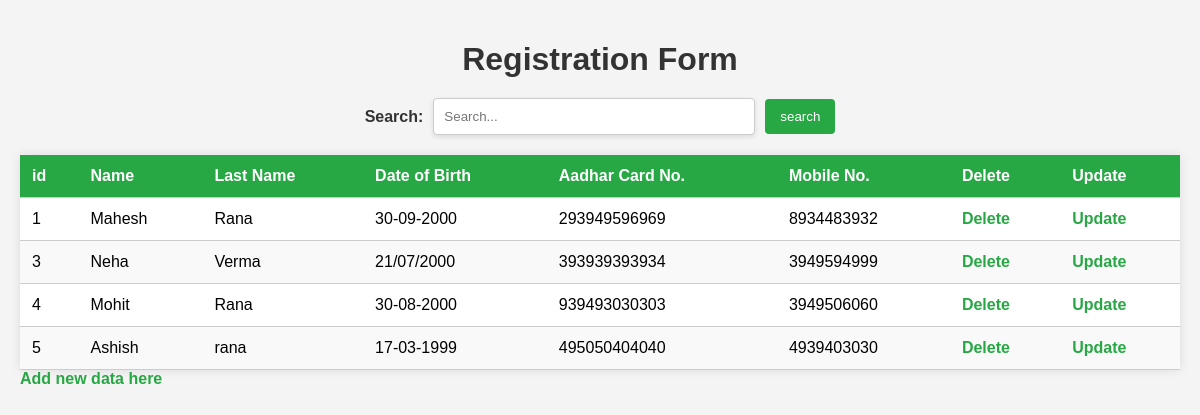
The page / on the database its author committed.
### app/models.py (models this page shows)
class Register(models.Model):
    name=models.CharField(max_length=255)
    last_name=models.CharField(max_length=255)
    dob=models.CharField(max_length=100)
    aadhar_no=models.IntegerField()
    mobile_no=models.IntegerField()

### app/views.py (the view)
# urls.py: path('', views.index),
def index(request):
    Search=request.GET.get('search')
    if Search:
        obj=Register.objects.filter(name__icontains=Search)
    else:
        obj=Register.objects.all()
    context={
        'obj':obj,
    }
    return render(request, 'index.html', context)

### app/templates/index.html (shortened to what this page needs)
<!DOCTYPE html>
<html lang="en">
<head>
    <link rel="stylesheet" href="/static/style.css">
</head>
<body>
    <h1>Registration Form</h1>
    <form action="">
    <div class="search-container" >
        <label for="search">Search:</label>
        <input type="text" name="search" placeholder="Search..." >
        <button type="submit">search</button>
    </div>
</form>
    <table >
        <thead>
            <tr>
                <th>id</th>
                <th>Name</th>
                <th>Last Name</th>
                <th>Date of Birth</th>
                <th>Aadhar Card No.</th>
                <th>Mobile No.</th>
                <th>Delete</th>
                <th>Update</th>
            </tr>
        </thead>
        <tbody>
            {% for i in obj %}
            <tr>
                <td>{{i.id}}</td>
                <td>{{i.name}}</td>
                <td>{{i.last_name}}</td>
                <td>{{i.dob}}</td>
                <td>{{i.aadhar_no}}</td>
                <td>{{i.mobile_no}}</td>
                <td><a href="/delete/{{i.id}}">Delete</a></td>
                <td><a href="/update/{{i.id}}">Update</a></td>
            </tr>
            {% endfor %}
        </tbody>
    </table>
<a href="/add">Add new data here</a>
</body>
</html>

### app/static/style.css (style rules this page uses)
body { font-family: Arial, sans-serif; background-color: #f4f4f4; margin: 0; padding: 20px; }
h1 { text-align: center; margin-bottom: 20px; color: #333; }
form { margin-bottom: 20px; }
.search-container { display: flex; justify-content: center; align-items: center; margin-bottom: 20px; }
label { font-weight: bold; margin-right: 10px; color: #333; }
input[type="text"] { width: 300px; padding: 10px; border: 1px solid #ccc; border-radius: 4px; box-shadow: 0 2px 5px rgba(0, 0, 0, 0.1); transition: border-color 0.3s ease; }
button { padding: 10px 15px; margin-left: 10px; border: none; border-radius: 4px; background-color: #28a745; color: white; cursor: pointer; transition: background-color 0.3s ease; }
table { width: 100%; border-collapse: collapse; margin-top: 20px; background: white; box-shadow: 0 0 10px rgba(0, 0, 0, 0.1); }
th, td { padding: 12px; text-align: left; border-bottom: 1px solid #ccc; }
th { background-color: #28a745; color: white; }
tbody tr:nth-child(even) { background-color: #f9f9f9; }
tbody tr:nth-child(odd) { background-color: #ffffff; }
a { text-decoration: none; color: #28a745; font-weight: bold; }

### rows shown on the page
Register: id "1", name "Mahesh", last_name "Rana", dob "30-09-2000", aadhar_no "293949596969", mobile_no "8934483932"
Register: id "3", name "Neha", last_name "Verma", dob "21/07/2000", aadhar_no "393939393934", mobile_no "3949594999"
Register: id "4", name "Mohit", last_name "Rana", dob "30-08-2000", aadhar_no "939493030303", mobile_no "3949506060"
Register: id "5", name "Ashish", last_name "rana", dob "17-03-1999", aadhar_no "495050404040", mobile_no "4939403030"
